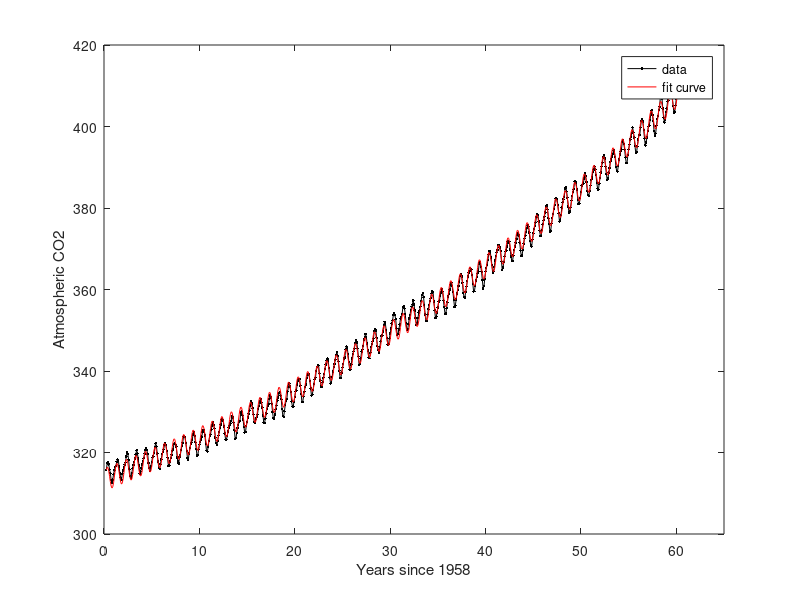

MATLAB code to generate this figure:
clear all;close all;clc
%problem 8
load('CO2_data.mat');
plot(t,CO2,'-k.');
axis([0 65 300 420]);
hold on;
y = 58.9388*exp(0.0159*t)+254.3470+2.7936*sin(6.2838*(t-0.1030));
plot(t,y,'r');xlabel('Years since 1958');
ylabel('Atmospheric CO2');
legend('data','fit curve','Location','best');
hold off;